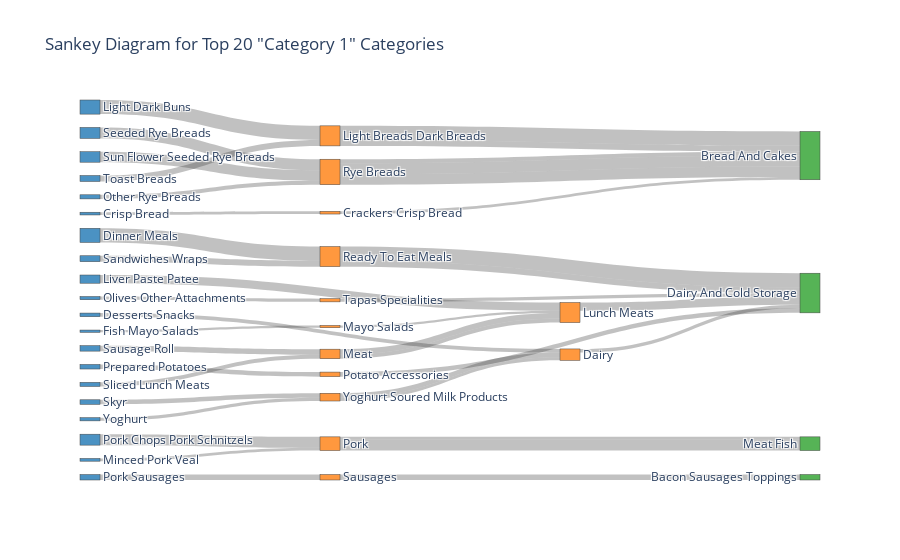

Notebook code cell kept with this figure:
### Code cell
# Assuming 'salling_data' is your DataFrame and has the 'Category 1', 'Category 2', and 'Category 3' columns

# Count the occurrences of each category in 'Category 1'
category_counts = salling_data['Category 1'].value_counts()

# Get the top 20 categories
top_20_cat1 = category_counts.head(20).index

# Filter the original data to include only the top 20 categories in 'Category 1'
top_20_data = salling_data[salling_data['Category 1'].isin(top_20_cat1)]

# Now group by all three categories to get the flow from Category 1 to Category 2 to Category 3
grouped_data = top_20_data.groupby(['Category 1', 'Category 2', 'Category 3']).size().reset_index(name='Count')

# Create the source, target, and value lists for the Sankey diagram
sources = []
targets = []
values = []

# Map each category to a unique index
label_to_id = {label: idx for idx, label in enumerate(pd.concat([grouped_data['Category 1'], grouped_data['Category 2'], grouped_data['Category 3']]).unique())}

for i, row in grouped_data.iterrows():
    sources.append(label_to_id[row['Category 1']])
    targets.append(label_to_id[row['Category 2']])
    values.append(row['Count'])

    # Include the second link if Category 3 is present
    if pd.notnull(row['Category 3']):
        sources.append(label_to_id[row['Category 2']])
        targets.append(label_to_id[row['Category 3']])
        values.append(row['Count'])

# Define colors for each category level
colors = ['rgba(31, 119, 180, 0.8)', 'rgba(255, 127, 14, 0.8)', 'rgba(44, 160, 44, 0.8)']

# Create a color list for the nodes
node_colors = [colors[0] if label in top_20_cat1 else colors[1] if label in grouped_data['Category 2'].unique() else colors[2] for label in label_to_id]

# Create the Sankey diagram
fig = go.Figure(data=[go.Sankey(
    node=dict(
        pad=15,
        thickness=20,
        label=[label for label in label_to_id],
        color=node_colors  # Set different colors for each category level
    ),
    link=dict(
        source=sources,
        target=targets,
        value=values,
        color='rgba(50, 50, 50, 0.3)'  # Links in gray for contrast
    )
)])

# Update layout
fig.update_layout(title_text='Sankey Diagram for Top 20 "Category 1" Categories', font_size=12)

# Display the Sankey diagram
fig.show()

### Figure 1 — Plotly figure (JSON) as saved in the notebook; plotly's stock layout.template omitted (floating-point values rounded to 4 significant figures)
{"data": [{"link": {"color": "rgba(50, 50, 50, 0.3)", "source": [0, 20, 1, 21, 2, 22, 3, 23, 4, 24, 5, 25, 6, 26, 7, 27, 8, 28, 9, 26, 10, 29, 11, 30, 12, 22, 13, 31, 14, 28, 15, 32, 16, 31, 17, 28, 18, 24, 19, 32], "target": [20, 33, 21, 34, 22, 34, 23, 25, 24, 33, 25, 34, 26, 35, 27, 34, 28, 33, 26, 35, 29, 36, 30, 34, 22, 34, 31, 25, 28, 33, 32, 21, 31, 25, 28, 33, 24, 33, 32, 21], "value": [6, 6, 8, 8, 31, 31, 5, 5, 31, 31, 18, 18, 6, 6, 7, 7, 9, 9, 24, 24, 12, 12, 10, 10, 13, 13, 12, 12, 24, 24, 10, 10, 9, 9, 23, 23, 13, 13, 7, 7]}, "node": {"color": ["rgba(31, 119, 180, 0.8)", "rgba(31, 119, 180, 0.8)", "rgba(31, 119, 180, 0.8)", "rgba(31, 119, 180, 0.8)", "rgba(31, 119, 180, 0.8)", "rgba(31, 119, 180, 0.8)", "rgba(31, 119, 180, 0.8)", "rgba(31, 119, 180, 0.8)", "rgba(31, 119, 180, 0.8)", "rgba(31, 119, 180, 0.8)", "rgba(31, 119, 180, 0.8)", "rgba(31, 119, 180, 0.8)", "rgba(31, 119, 180, 0.8)", "rgba(31, 119, 180, 0.8)", "rgba(31, 119, 180, 0.8)", "rgba(31, 119, 180, 0.8)", "rgba(31, 119, 180, 0.8)", "rgba(31, 119, 180, 0.8)", "rgba(31, 119, 180, 0.8)", "rgba(31, 119, 180, 0.8)", "rgba(255, 127, 14, 0.8)", "rgba(255, 127, 14, 0.8)", "rgba(255, 127, 14, 0.8)", "rgba(255, 127, 14, 0.8)", "rgba(255, 127, 14, 0.8)", "rgba(255, 127, 14, 0.8)", "rgba(255, 127, 14, 0.8)", "rgba(255, 127, 14, 0.8)", "rgba(255, 127, 14, 0.8)", "rgba(255, 127, 14, 0.8)", "rgba(255, 127, 14, 0.8)", "rgba(255, 127, 14, 0.8)", "rgba(255, 127, 14, 0.8)", "rgba(44, 160, 44, 0.8)", "rgba(44, 160, 44, 0.8)", "rgba(44, 160, 44, 0.8)", "rgba(44, 160, 44, 0.8)"], "label": ["Crisp Bread", "Desserts Snacks", "Dinner Meals", "Fish Mayo Salads", "Light Dark Buns", "Liver Paste Patee", "Minced Pork Veal", "Olives Other Attachments", "Other Rye Breads", "Pork Chops Pork Schnitzels", "Pork Sausages", "Prepared Potatoes", "Sandwiches Wraps", "Sausage Roll", "Seeded Rye Breads", "Skyr", "Sliced Lunch Meats", "Sun Flower Seeded Rye Breads", "Toast Breads", "Yoghurt", "Crackers Crisp Bread", "Dairy", "Ready To Eat Meals", "Mayo Salads", "Light Breads Dark Breads", "Lunch Meats", "Pork", "Tapas Specialities", "Rye Breads", "Sausages", "Potato Accessories", "Meat", "Yoghurt Soured Milk Products", "Bread And Cakes", "Dairy And Cold Storage", "Meat Fish", "Bacon Sausages Toppings"], "pad": 15, "thickness": 20}, "type": "sankey"}], "layout": {"font": {"size": 12}, "title": {"text": "Sankey Diagram for Top 20 \"Category 1\" Categories"}}}
